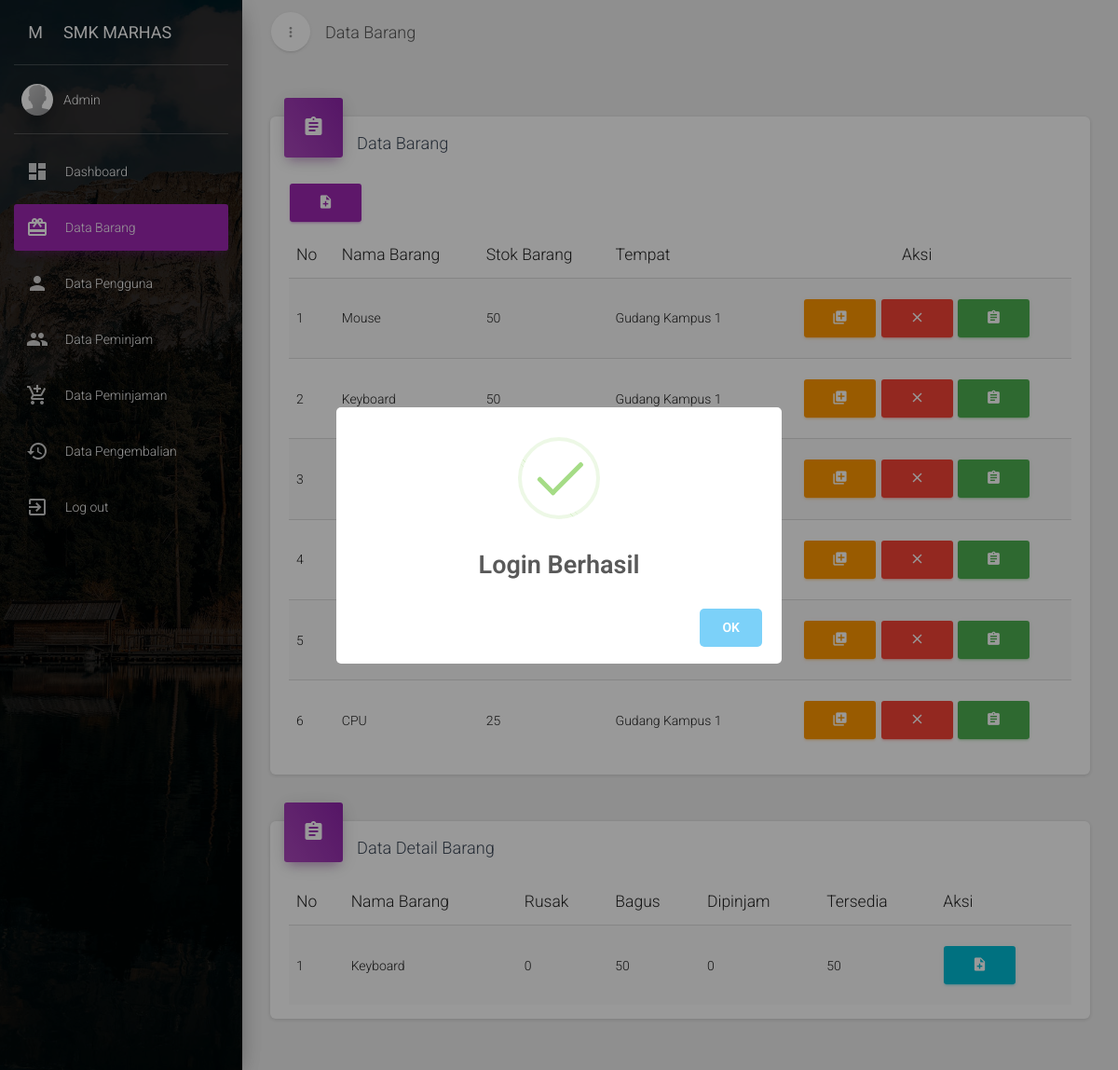
Screenshot of /system/home.php?menu=2&idb=2 (signed in) with the database file from the repository.
### tables this page shows
CREATE TABLE `barang` (
  `id_barang` int(11) NOT NULL,
  `nama` varchar(50) DEFAULT NULL,
  `stok` int(11) DEFAULT NULL,
  `tempat` varchar(50) DEFAULT NULL
);

CREATE TABLE `detail_barang` (
  `id_detail_barang` int(11) NOT NULL,
  `id_barang` int(11) NOT NULL,
  `kondisi` varchar(50) NOT NULL,
  `status` varchar(50) NOT NULL
);

### system/barang/barang.php (the view, shortened to what this page needs)
			<a class="navbar-brand" href="#"> Data Barang </a>
    </div>
    <div class="collapse navbar-collapse">
    </div>
  </div>
</nav>
<div class="content">
  <div class="container-fluid">
    <div class="row">
      <div class="col-md-12">
          <div class="card">
              <div class="card-header card-header-icon" data-background-color="purple">
                  <i class="material-icons">assignment</i>
              </div>
              <div class="card-content">
                  <h4 class="card-title">Data Barang</h4>
                  <button type="button" class="btn btn-primary" data-toggle="modal" data-target="#exampleModal">
                    <i class="material-icons">note_add</i>
                  </button>
                  <div class="material-datatables">
                      <table id="datatables" class="table table-striped table-no-bordered table-hover" cellspacing="0" width="100%" style="width:100%">
                          <thead>
                              <tr>
                                  <th>No</th>
                                  <th>Nama Barang</th>
                                  <th>Stok Barang</th>
                                  <th>Tempat</th>
                                  <th class="disabled-sorting" style="text-align: center;">Aksi</th>
                              </tr>
                          </thead>
                          <tbody>
                              <?php
                         $query = mysqli_query($conn, "SELECT * FROM barang");
                         $i = 1;
                         while ($data=mysqli_fetch_array($query)) {
                           $id = $data['id_barang'];
                           ?>
                           <tr>
                            <td><?= $i?></td>
                            <td><?= $data['nama']?></td>
                            <td><?= $data['stok']?></td>
                            <td><?= $data['tempat']?></td>
                            <td style="text-align: center;">
                              <a data-toggle="modal" data-target="#edit<?= $data['id_barang']?>" class="btn btn-warning"><i class="material-icons">library_add</i></a>
                              <a class="btn btn-danger" onclick="hapus('barang/hapus.php?id=<?= $id?>')"><i class="material-icons">close</i></a>
                              <a href="home.php?menu=2&idb=<?= $data['id_barang']?>" class="btn btn-success"><i class="material-icons">assignment</i></a>
                            </td>
                          </tr>
                          <div class="modal fade" id="edit<?= $data['id_barang']?>" tabindex="-1" role="dialog" aria-labelledby="exampleModalLabel" aria-hidden="true">
                        <?php
                        $i++;}
                        ?>
                      </tbody>
                    </table>
                  </div>
              </div>
          </div>
      </div>
      <div class="col-md-12">
          <div class="card">
              <div class="card-header card-header-icon" data-background-color="purple">
                  <i class="material-icons">assignment</i>
              </div>
              <div class="card-content">
                  <h4 class="card-title">Data Detail Barang</h4>
                  <div class="material-datatables">
                      <table id="datatable" class="table table-striped table-no-bordered table-hover" cellspacing="0" width="100%" style="width:100%">
                          <thead>
                              <tr>
                                  <th>No</th>
                                  <th>Nama Barang</th>
                                  <th>Rusak</th>
                                  <th>Bagus</th>
                                  <th>Dipinjam</th>
                                  <th>Tersedia</th>
                                  <th>Aksi</th>
                              </tr>
                          </thead>
                          <tbody>
                              <?php
                               if (isset($_GET['idb'])) {
                                 $idb = $_GET['idb'];
                                 $query = mysqli_query($conn, "SELECT * FROM detail_barang where id_barang='$idb' group by id_barang asc");
                                 $i = 1;
                                 while ($data=mysqli_fetch_array($query)) {
                                   $id = $data['id_barang'];
                                   $qnama = mysqli_query($conn, "SELECT * FROM barang where id_barang='$id'");
                                   $nama = mysqli_fetch_array($qnama);
                                   $qrusak = mysqli_query($conn, "SELECT * FROM detail_barang where id_barang='$id' and kondisi='Rusak'");
                                   $jrusak = mysqli_num_rows($qrusak);
                                   $qbagus = mysqli_query($conn, "SELECT * FROM detail_barang where id_barang='$id' and kondisi='Bagus'");
                                   $jbagus = mysqli_num_rows($qbagus);
                                   $qdip = mysqli_query($conn, "SELECT * FROM detail_barang where id_barang='$id' and status='Dipinjam'");
                                   $jdip = mysqli_num_rows($qdip);
                                   $qter = mysqli_query($conn, "SELECT * FROM detail_barang where id_barang='$id' and status='Tersedia'");
                                   $jter = mysqli_num_rows($qter);
                                   ?>
                                   <tr>
                                    <td><?= $i?></td>
                                    <td><?= $nama['nama']?></td>
                                    <td><?= $jrusak?></td>
                                    <td><?= $jbagus?></td>
                                    <td><?= $jdip?></td>
                                    <td><?= $jter?></td>
                                    <td>
                                      <a href="barang/ebarang.php?id=<?= $id?>" class="btn btn-info"><i class="material-icons">note_add</i></a>
                                    </td>
                                  </tr>
                                <?php
                                $i++;}
                               }
                              ?>
                          </tbody>
                        </table>
                  </div>
              </div>
          </div>
      </div>
    </div>
  </div>
</div>
</div>

### rows the page displays
barang: nama "Mouse", stok "50", tempat "Gudang Kampus 1"
barang: nama "Keyboard", stok "50", tempat "Gudang Kampus 1"
barang: nama "CPU", stok "25", tempat "Gudang Kampus 1"
detail_barang: id_barang.nama "Keyboard", jrusak "0", jbagus "50", jdip "0", jter "50"

### other values shown
$_SESSION['nama'] "Admin"
